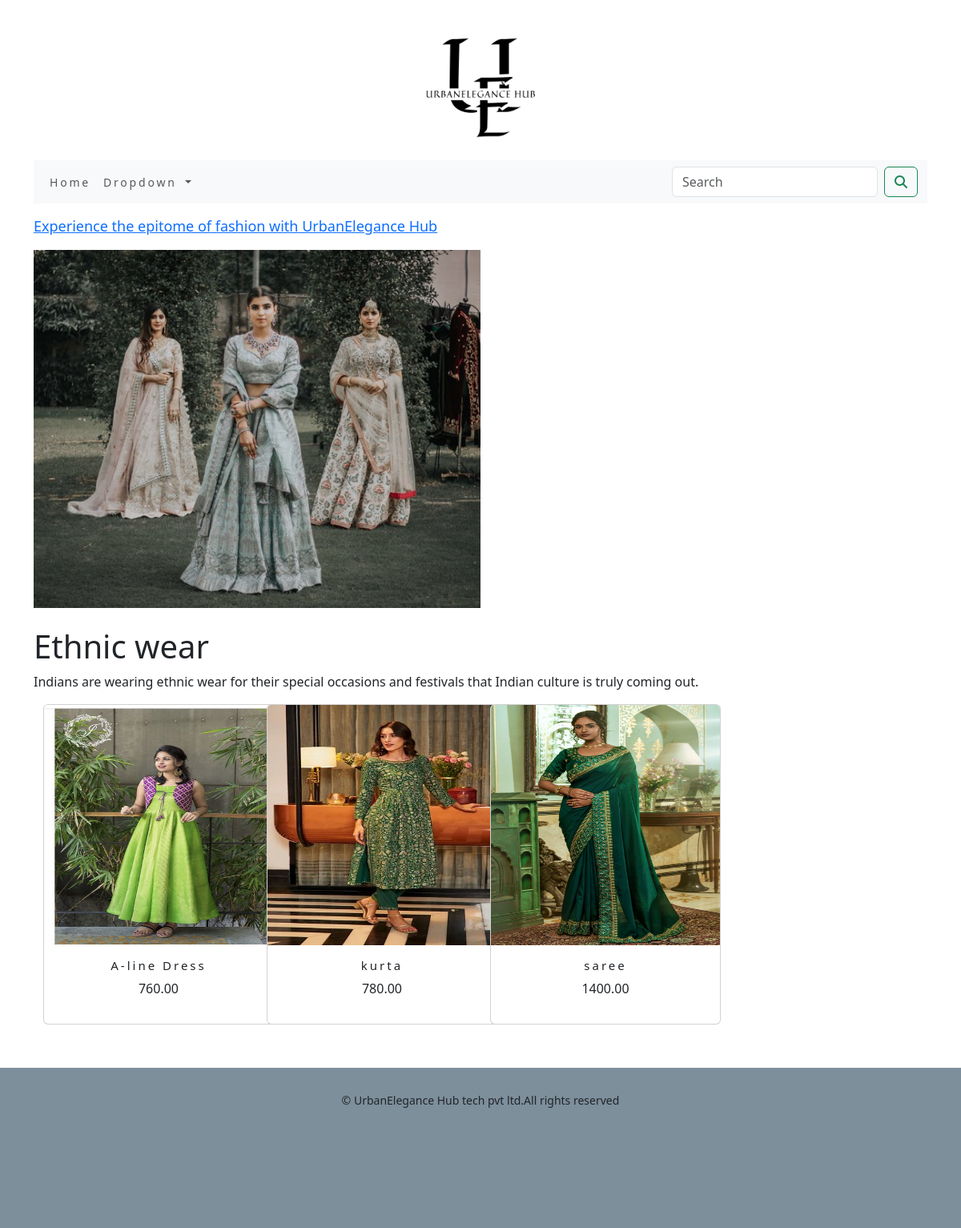
The app's page /ecommerceapp/ethnic-wear/ with its own data.
### ecommerceapp/models.py (models this page shows, shortened)
class Category(models.Model):
    name=models.CharField(max_length=250)
    slug=models.SlugField(max_length=250,unique=True)
    description=models.TextField(blank=True)
    image=models.ImageField(upload_to='category',blank=True)
    class Meta:
        ordering=('name',)
        verbose_name='category'
        verbose_name_plural='categories'
    def get_url(self):
        return reverse('ecommerceapp:products_by_category',args=[self.slug])

class Product(models.Model):
    name=models.CharField(max_length=250)
    slug = models.SlugField(max_length=250,unique=True)
    description = models.TextField(blank=True)
    price=models.DecimalField(max_digits=15,decimal_places=2)
    category=models.ForeignKey(Category,on_delete=models.CASCADE)
    image = models.ImageField(upload_to='product', blank=True)
    stock=models.IntegerField()
    available=models.BooleanField(default=True)
    created=models.DateTimeField(auto_now_add=True)
    updated=models.DateTimeField(auto_now=True)
    def get_url(self):
        return reverse('ecommerceapp:prodCatDetail',args=[self.category.slug,self.slug])
    class Meta:
        ordering = ('name',)
        verbose_name = 'product'
        verbose_name_plural = 'products'

### ecommerceapp/views.py (the view)
# urls.py: path('',views.allProdCat,name='allProdCat'),
def allProdCat(request,c_slug=None):
    c_page=None
    products_list=None
    if c_slug!=None:
        c_page=get_object_or_404(Category,slug=c_slug)
        products_list=Product.objects.all().filter(category=c_page,available=True)
    else:
        products_list=Product.objects.all().filter(available=True)
    paginator=Paginator(products_list,8)
    try:
        page=int(request.GET.get('page','1'))
    except:
        page=1
    try:
        products=paginator.page(page)
    except(EmptyPage,InvalidPage):
        products=paginator.page(paginator.num_pages)
    return render(request,'category.html',{'category':c_page,'products':products})

### cartapp/context_processors.py (called while the page is built)
def counter(request):
    item_count=0
    if 'admin' in request.path:
        return {}
    else:
        try:
            cart=Cart.objects.filter(cart_id=cart_id(request))
            car_items=CartItem.objects.all().filter(cart=cart[:1])
            for cart_item in car_items:
                item_count += cart_item.quantity
        except Cart.DoesNotExcept:
            item_count=0
    return dict(item_count=item_count)

### cartapp/views.py (called while the page is built)
def cart_id(request):
    cart=request.session.session_key
    if not cart:
        cart=request.session.create()
    return cart

### ecommerceapp/context_processors.py (called while the page is built)
def menu_links(request):
    links=Category.objects.all()
    return dict(links=links)

### templates/category.html (shortened to what this page needs)
{% extends 'base.html' %}
{% load static %}
{% block content %}
{% if category %}
<div>
    <div class="row my_row_class">
        <div class="mx_auto">
        <p><a href="{% url 'ecommerceapp:allProdCat' %}"> Experience the epitome of fashion with UrbanElegance Hub</a> </p>
       </div>
    </div>
</div>
 {% endif %}
<div>
    {% if category %}
    <img class="img-cat" src="{{category.image.url}}" width="500px" height="450px" alt="{{category.name}} ">
</div>
<br>
<div>
    <h1 class="text-justify my_title">{{category.name}}</h1>
    <p class="text-justify">{{category.description}}</p>
</div>
{% endif %}
<div class="container">
    <div class="row mx_auto">
        {% for product in products.object_list %}
        <div class="my_bottom_margin col-9 col-sm-12 col-md-3 xol-lg-4">
            <div class="card text-center" style="min-width:18rem;">
            <a href="{{product.get_url}}"><img class="card-img-top my_image1" src="{{product.image.url}}" alt="{{product.name}}" width="200px" height="200px"></a>
            <div class="container">
                <div class="card-body">
                <h4 class="text-justify my_title">{{product.name}}</h4>
                <p class="text-justify">{{product.price}}</p>
            </div>
        </div>
            </div>
            </div>
    {% endfor %}
    </div>
    <br>
</div>
{% endblock %}

### static/css/custom.css (style rules this page uses)
.my_row_class { padding-top:15px; }
.my_row_class .mx_auto { color:#000; font-size:18px; }
.my_image1 { width:300px; height:300px; }
.img-cat { width:50%; height:auto; }
.my_bottom_margin { margin-bottom:30px; }
.card-body h4 { font-size:15px; letter-spacing: .2em; }

### records on screen
Category: image (picture), name "Ethnic wear", description "Indians are wearing ethnic wear for their special occasions and festivals that Indian culture is truly coming out."
Product: image (picture), name "A-line Dress", price "760.00"
Product: image (picture), name "kurta", price "780.00"
Product: image (picture), name "saree", price "1400.00"
